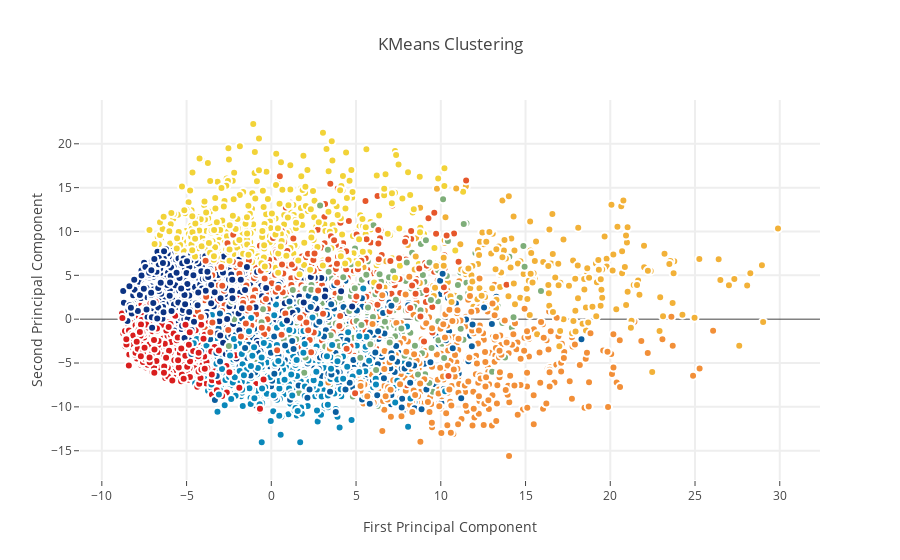

Source (notebook cell):
### Markdown cell above
###K-Means Clustering to identify possible classes

Imagine just for a moment that we were not provided with the class labels to this digit set because after all PCA is an unsupervised method. Therefore how would we be able to separate out our data points in the new feature space? We can apply a clustering algorithm on our new PCA projection data and hopefully arrive at distinct clusters which would tell us something about the underlying class separation in the data. 

To start off, we set up a KMeans clustering method with Sklearn's *KMeans* call and use the *fit_predict* method to compute cluster centers and predict cluster indices for the first and second PCA projections (to see if we can observe any appreciable clusters).

### Code cell
from sklearn.cluster import KMeans # KMeans clustering 
# Set a KMeans clustering with 9 components ( 9 chosen sneakily ;) as hopefully we get back our 9 class labels)
kmeans = KMeans(n_clusters=9)
# Compute cluster centers and predict cluster indices
X_clustered = kmeans.fit_predict(X_5d)

trace_Kmeans = go.Scatter(x=X_5d[:, 0], y= X_5d[:, 1], mode="markers",
                    showlegend=False,
                    marker=dict(
                            size=8,
                            color = X_clustered,
                            colorscale = 'Portland',
                            showscale=False, 
                            line = dict(
            width = 2,
            color = 'rgb(255, 255, 255)'
        )
                   ))

layout = go.Layout(
    title= 'KMeans Clustering',
    hovermode= 'closest',
    xaxis= dict(
         title= 'First Principal Component',
        ticklen= 5,
        zeroline= False,
        gridwidth= 2,
    ),
    yaxis=dict(
        title= 'Second Principal Component',
        ticklen= 5,
        gridwidth= 2,
    ),
    showlegend= True
)

data = [trace_Kmeans]
fig1 = dict(data=data, layout= layout)
# fig1.append_trace(contour_list)
py.iplot(fig1, filename="svm")

### Figure 1 — Plotly figure (JSON) as saved in the notebook; plotly's stock layout.template omitted (floating-point values rounded to 4 significant figures; data arrays with more than 128 entries replaced by an {"elided": "..."} marker saying what was removed)
{"data": [{"marker": {"color": {"elided": "6000 int values"}, "colorscale": "Portland", "line": {"color": "rgb(255, 255, 255)", "width": 2}, "showscale": false, "size": 8}, "mode": "markers", "showlegend": false, "type": "scatter", "uid": "57ae8291-c7b8-4fe5-819e-55af72413c51", "x": {"elided": "6000 float values"}, "y": {"elided": "6000 float values"}}], "layout": {"hovermode": "closest", "showlegend": true, "title": {"text": "KMeans Clustering"}, "xaxis": {"gridwidth": 2, "ticklen": 5, "title": {"text": "First Principal Component"}, "zeroline": false}, "yaxis": {"gridwidth": 2, "ticklen": 5, "title": {"text": "Second Principal Component"}}}}
